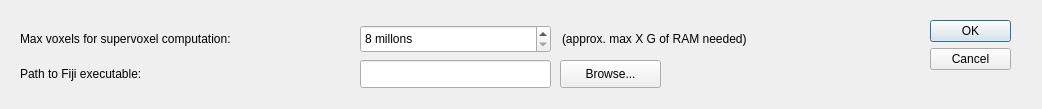
<?xml version="1.0" encoding="UTF-8"?>
<ui version="4.0">
 <class>PreferencesDialog</class>
 <widget class="QDialog" name="PreferencesDialog">
  <property name="geometry">
   <rect>
    <x>0</x>
    <y>0</y>
    <width>1042</width>
    <height>109</height>
   </rect>
  </property>
  <property name="windowTitle">
   <string>Preferences</string>
  </property>
  <widget class="QDialogButtonBox" name="buttonBox">
   <property name="geometry">
    <rect>
     <x>930</x>
     <y>20</y>
     <width>81</width>
     <height>71</height>
    </rect>
   </property>
   <property name="orientation">
    <enum>Qt::Vertical</enum>
   </property>
   <property name="standardButtons">
    <set>QDialogButtonBox::Cancel|QDialogButtonBox::Ok</set>
   </property>
  </widget>
  <widget class="QLabel" name="label">
   <property name="geometry">
    <rect>
     <x>20</x>
     <y>65</y>
     <width>181</width>
     <height>18</height>
    </rect>
   </property>
   <property name="text">
    <string>Path to Fiji executable:</string>
   </property>
   <property name="buddy">
    <cstring>lineEdit</cstring>
   </property>
  </widget>
  <widget class="QLineEdit" name="lineEdit">
   <property name="geometry">
    <rect>
     <x>360</x>
     <y>60</y>
     <width>191</width>
     <height>28</height>
    </rect>
   </property>
   <property name="readOnly">
    <bool>true</bool>
   </property>
  </widget>
  <widget class="QPushButton" name="butBrowseFijiPath">
   <property name="geometry">
    <rect>
     <x>560</x>
     <y>60</y>
     <width>101</width>
     <height>28</height>
    </rect>
   </property>
   <property name="text">
    <string>Browse...</string>
   </property>
  </widget>
  <widget class="QLabel" name="label_2">
   <property name="geometry">
    <rect>
     <x>20</x>
     <y>30</y>
     <width>301</width>
     <height>18</height>
    </rect>
   </property>
   <property name="text">
    <string>Max voxels for supervoxel computation:</string>
   </property>
   <property name="buddy">
    <cstring>lineEdit</cstring>
   </property>
  </widget>
  <widget class="QSpinBox" name="spinMaxVox">
   <property name="geometry">
    <rect>
     <x>360</x>
     <y>25</y>
     <width>191</width>
     <height>28</height>
    </rect>
   </property>
   <property name="suffix">
    <string> millons</string>
   </property>
   <property name="minimum">
    <number>8</number>
   </property>
   <property name="maximum">
    <number>200</number>
   </property>
   <property name="singleStep">
    <number>2</number>
   </property>
  </widget>
  <widget class="QLabel" name="labelMaxVox">
   <property name="geometry">
    <rect>
     <x>562</x>
     <y>30</y>
     <width>301</width>
     <height>18</height>
    </rect>
   </property>
   <property name="text">
    <string>(approx. max X G of RAM needed)</string>
   </property>
   <property name="buddy">
    <cstring>lineEdit</cstring>
   </property>
  </widget>
 </widget>
 <resources/>
 <connections>
  <connection>
   <sender>buttonBox</sender>
   <signal>accepted()</signal>
   <receiver>PreferencesDialog</receiver>
   <slot>accept()</slot>
   <hints>
    <hint type="sourcelabel">
     <x>930</x>
     <y>90</y>
    </hint>
    <hint type="destinationlabel">
     <x>157</x>
     <y>108</y>
    </hint>
   </hints>
  </connection>
  <connection>
   <sender>buttonBox</sender>
   <signal>rejected()</signal>
   <receiver>PreferencesDialog</receiver>
   <slot>reject()</slot>
   <hints>
    <hint type="sourcelabel">
     <x>930</x>
     <y>90</y>
    </hint>
    <hint type="destinationlabel">
     <x>286</x>
     <y>108</y>
    </hint>
   </hints>
  </connection>
 </connections>
</ui>
